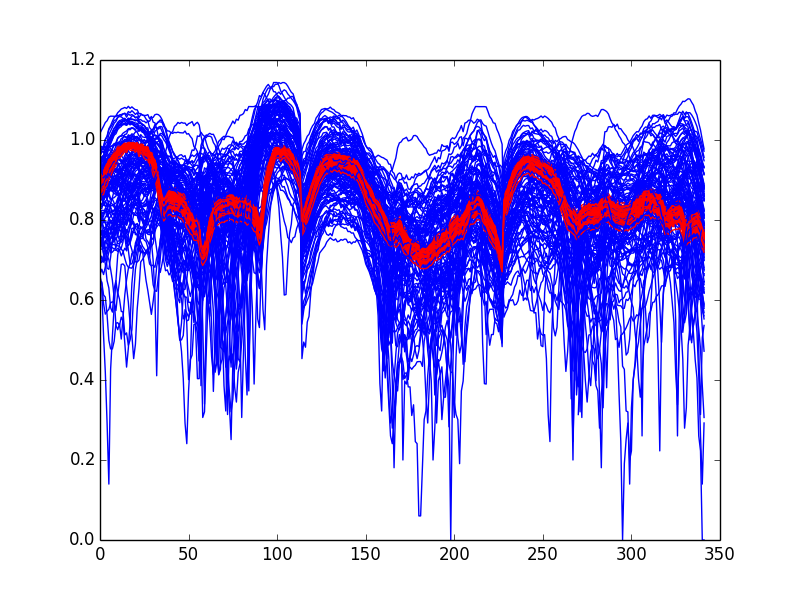

This chart was generated by the following Python code:
# - encoding=utf-8 -

import scipy.io as sio
import matplotlib.pyplot as plt
from matplotlib.backends.backend_pdf import PdfPages
from keras.layers import Input, Dense
from keras.models import Model
import numpy as np

from csi_tool import read_csi


# dataSize = 600 * (3 * 114)
vMag, vPhase = read_csi()

# Normalize the magnitude to (30, 50) and flatten to vector
vMag = vMag.astype('float32') / 50.
vMag = vMag.reshape((len(vMag), np.prod(vMag.shape[1:])))	# 600 * 342

# 500 for training and 100 for testing
magTrain = vMag[0:500, :]
magTest = vMag[500:600, :]

# plt.plot(vPhase[0], 'b')
# plt.show()

# autoencoder 提取特征
ncoding_dim = 16 # 32-dim feature

# model
input_img = Input(shape=(342,))
encoded = Dense(128, activation='relu')(input_img)
encoded = Dense(64, activation='relu')(encoded)
encoded = Dense(32, activation='relu')(encoded)
encoded = Dense(16, activation='relu')(encoded)

decoded = Dense(32, activation='relu')(encoded)
decoded = Dense(64, activation='relu')(encoded)
decoded = Dense(128, activation='relu')(decoded)
decoded = Dense(342, activation='sigmoid')(decoded)

# this model maps an input to its reconstruction
autoencoder = Model(input=input_img, output=decoded)

########### Train ############

# configure our model to use a per-pixel binary crossentropy loss, and the Adadelta optimizer
autoencoder.compile(optimizer='adadelta', loss='binary_crossentropy')

# train the autoencoder
autoencoder.fit(magTrain, magTrain,
	nb_epoch=50,
	batch_size=256,
	shuffle=True,
	validation_data=(magTest, magTest))

decoded_mag = autoencoder.predict(magTest)

# Result
fig, ax = plt.subplots()
for i in range(100):
	ax.plot(magTest[i], 'b', label='Original')
	ax.plot(decoded_mag[i], 'r', label='Autoencoder')

# legend = ax.legend(loc='upper right', shadow=True)

plt.savefig('deep-layers-autoencoder.png')
plt.show()
